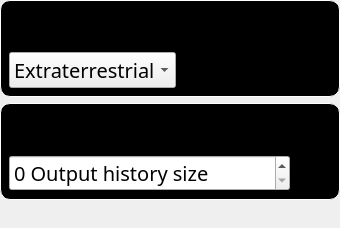
              <widget class="QWidget" name="UISettingsContents">
               <property name="geometry">
                <rect>
                 <x>0</x>
                 <y>0</y>
                 <width>340</width>
                 <height>228</height>
                </rect>
               </property>
               <property name="styleSheet">
                <string notr="true">#UISettingsContents{
	background-color: rgb(0, 0, 0);
	border-radius: 10px
}</string>
               </property>
               <layout class="QVBoxLayout" name="verticalLayout_25">
                <property name="leftMargin">
                 <number>0</number>
                </property>
                <property name="topMargin">
                 <number>0</number>
                </property>
                <property name="rightMargin">
                 <number>0</number>
                </property>
                <property name="bottomMargin">
                 <number>0</number>
                </property>
                <item alignment="Qt::AlignTop">
                 <widget class="QWidget" name="widget_7" native="true">
                  <layout class="QVBoxLayout" name="verticalLayout_41">
                   <property name="leftMargin">
                    <number>0</number>
                   </property>
                   <property name="topMargin">
                    <number>0</number>
                   </property>
                   <property name="rightMargin">
                    <number>0</number>
                   </property>
                   <property name="bottomMargin">
                    <number>0</number>
                   </property>
                   <item>
                    <widget class="QWidget" name="UISettingsTheme" native="true">
                     <property name="styleSheet">
                      <string notr="true">#UISettingsTheme{
	background-color: rgb(0, 0, 0);
	border: 1px solid white;
	border-radius: 10px
}

</string>
                     </property>
                     <layout class="QVBoxLayout" name="verticalLayout_57">
                      <item alignment="Qt::AlignTop">
                       <widget class="QLabel" name="label_47">
                        <property name="font">
                         <font>
                          <family>SystemHud</family>
                          <pointsize>20</pointsize>
                          <weight>50</weight>
                          <bold>false</bold>
                          <underline>true</underline>
                         </font>
                        </property>
                        <property name="styleSheet">
                         <string notr="true">padding-left: 0</string>
                        </property>
                        <property name="text">
                         <string>THEME</string>
                        </property>
                       </widget>
                      </item>
                      <item alignment="Qt::AlignLeft|Qt::AlignTop">
                       <widget class="QComboBox" name="uiTheme">
                        <property name="font">
                         <font>
                          <family>SystemHud</family>
                          <pointsize>15</pointsize>
                          <weight>50</weight>
                          <bold>false</bold>
                         </font>
                        </property>
                        <item>
                         <property name="text">
                          <string>Extraterrestrial</string>
                         </property>
                        </item>
                       </widget>
                      </item>
                     </layout>
                    </widget>
                   </item>
                   <item>
                    <widget class="QWidget" name="UISettingsOutput" native="true">
                     <property name="styleSheet">
                      <string notr="true">#UISettingsOutput{
	background-color: rgb(0, 0, 0);
	border: 1px solid white;
	border-radius: 10px
}

</string>
                     </property>
                     <layout class="QVBoxLayout" name="verticalLayout_70">
                      <item>
                       <widget class="QLabel" name="label_50">
                        <property name="font">
                         <font>
                          <family>SystemHud</family>
                          <pointsize>20</pointsize>
                          <weight>50</weight>
                          <bold>false</bold>
                          <underline>true</underline>
                         </font>
                        </property>
                        <property name="styleSheet">
                         <string notr="true">padding-left: 0</string>
                        </property>
                        <property name="text">
                         <string>Output</string>
                        </property>
                       </widget>
                      </item>
                      <item alignment="Qt::AlignLeft">
                       <widget class="QSpinBox" name="outputHistorySize">
                        <property name="font">
                         <font>
                          <family>SystemHud</family>
                          <pointsize>15</pointsize>
                          <weight>50</weight>
                          <bold>false</bold>
                         </font>
                        </property>
                        <property name="suffix">
                         <string> Output history size</string>
                        </property>
                        <property name="maximum">
                         <number>100000000</number>
                        </property>
                        <property name="singleStep">
                         <number>100000</number>
                        </property>
                       </widget>
                      </item>
                     </layout>
                    </widget>
                   </item>
                  </layout>
                 </widget>
                </item>
                <item>
                 <spacer name="verticalSpacer_3">
                  <property name="orientation">
                   <enum>Qt::Vertical</enum>
                  </property>
                  <property name="sizeHint" stdset="0">
                   <size>
                    <width>20</width>
                    <height>40</height>
                   </size>
                  </property>
                 </spacer>
                </item>
               </layout>
              </widget>
